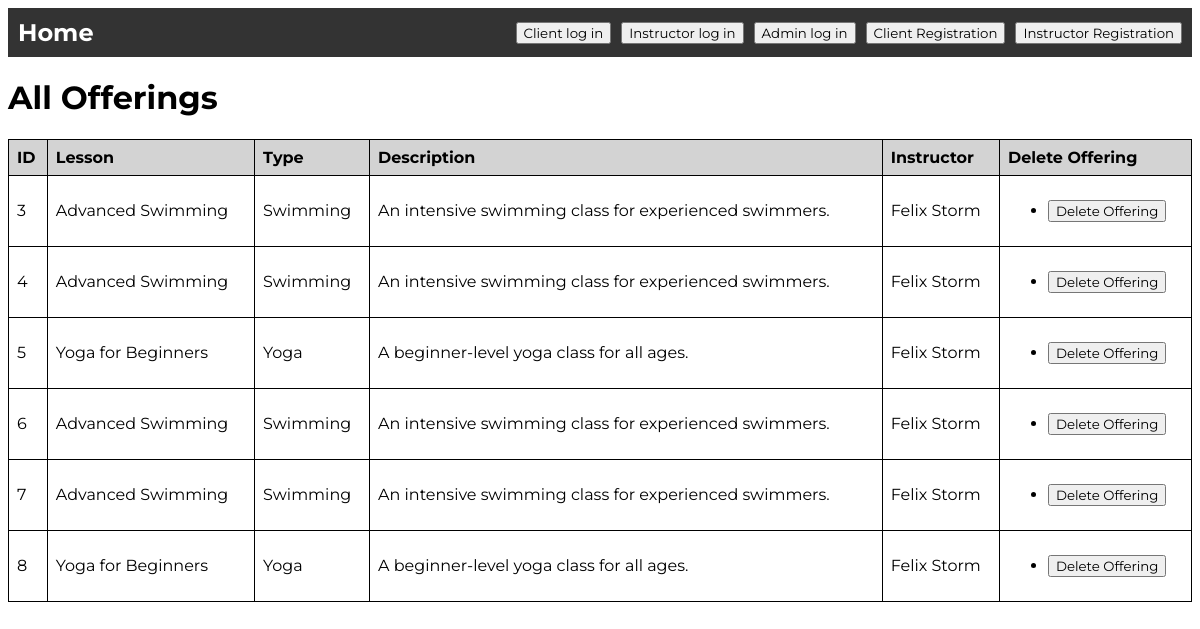
Page /admin_account on the committed database.
### models/models.py (models this page shows, shortened)
class Offering(db.Model):
    __tablename__ = 'offerings'
    offering_id = db.Column(db.Integer, primary_key=True, autoincrement=True)
    lesson_id = db.Column(
        db.Integer,
        db.ForeignKey('lessons.lesson_id', name='fk_lesson_id'),
        nullable=False
    )
    instructor_id = db.Column(
        db.Integer,
        db.ForeignKey('instructors.instructor_id', name='fk_instructor_id'),
        nullable=False
    )
    shedule_id = db.Column(
        db.Integer,
        db.ForeignKey('schedules.schedule_id', name='fk_schedule_id'),
        nullable=True
    )
    instructor = db.relationship('Instructor', backref=db.backref('offerings', lazy=True))
    schedule = db.relationship('Schedule', backref=db.backref('offerings', lazy=True))

class Lesson(db.Model):
    __tablename__ = 'lessons'
    lesson_id = db.Column(db.Integer, primary_key=True, autoincrement=True)
    name = db.Column(db.String(100), nullable=False, unique=True)
    lesson_type = db.Column(db.String(50), nullable=False)
    description = db.Column(db.String(255), nullable=False)
    capacity = db.Column(db.Integer, nullable=False)
    offerings = db.relationship('Offering', backref='lesson', lazy=True)
    lesson_time_slots = db.relationship('TimeSlot', back_populates='lesson', lazy=True)
    is_available = db.Column(db.Boolean, default=True)
    location_id = db.Column(db.Integer, db.ForeignKey('locations.location_id', name='fk_location_id'), nullable=True)
    location = db.relationship('Location', backref=db.backref('lessons', lazy=True))

class Instructor(db.Model):
    __tablename__ = 'instructors'
    instructor_id = db.Column(db.Integer, primary_key=True, autoincrement=True)
    name = db.Column(db.Text, nullable=False)
    age = db.Column(db.Integer, nullable=False)
    username = db.Column(db.String(128), unique=True, nullable=False)
    specialization = db.Column(db.String(128))
    phone = db.Column(db.String(128), nullable=False)
    password_hash = db.Column(db.String(128), nullable=False)

### main.py (the view)
@app.route('/admin_account')
def admin_account():
    offered_classes = Offering.query.options(joinedload(Offering.instructor)).all()
    return render_template('admin_account.html', offered_classes=offered_classes)

### templates/admin_account.html (shortened to what this page needs)
{% include 'header.html' %}
    <h1>All Offerings
    </h1>
    <table>
        <thead>
            <tr>
                <th>ID</th>
                <th>Lesson</th>
                <th>Type</th>
                <th>Description</th>
                <th>Instructor</th>
                <th>Delete Offering</th>
            </tr>
        </thead>
        <tbody>
            {% for offering in offered_classes %}
            <tr>
                <td>{{ offering.offering_id }}</td>
                <td>{{ offering.lesson.name }}</td>
                <td>{{ offering.lesson.lesson_type }}</td>
                <td>{{ offering.lesson.description }}</td>
                <td>{{ offering.instructor.name }}</td>
                <td>
                    <ul>
                            <li>
                                <form action="{{ url_for('delete_offering') }}" method="post" style="display:inline;">
                                    <button type="submit">Delete Offering</button>
                                </form>
                            </li>
                    </ul>
                </td>
            </tr>
            {% endfor %}
        </tbody>
    </table>
    </body>
</html>

### static/style.css (style rules this page uses)
* { font-family: "Montserrat", sans-serif; }
li, a, button { font-family: "Montserrat", sans-serif; }
li { margin-top: 10px; margin-bottom: 10px; }
table { width: 100%; border-collapse: collapse; }
th, td { border: 1px solid black; padding: 8px; text-align: left; }
th { background-color:lightgray; }

### rows in the picture
Offering: offering_id "3", lesson.name "Advanced Swimming", lesson.lesson_type "Swimming", lesson.description "An intensive swimming class for experienced swimmers.", instructor.name "Felix Storm"
Offering: offering_id "4", lesson.name "Advanced Swimming", lesson.lesson_type "Swimming", lesson.description "An intensive swimming class for experienced swimmers.", instructor.name "Felix Storm"
Offering: offering_id "5", lesson.name "Yoga for Beginners", lesson.lesson_type "Yoga", lesson.description "A beginner-level yoga class for all ages.", instructor.name "Felix Storm"
Offering: offering_id "6", lesson.name "Advanced Swimming", lesson.lesson_type "Swimming", lesson.description "An intensive swimming class for experienced swimmers.", instructor.name "Felix Storm"
Offering: offering_id "7", lesson.name "Advanced Swimming", lesson.lesson_type "Swimming", lesson.description "An intensive swimming class for experienced swimmers.", instructor.name "Felix Storm"
Offering: offering_id "8", lesson.name "Yoga for Beginners", lesson.lesson_type "Yoga", lesson.description "A beginner-level yoga class for all ages.", instructor.name "Felix Storm"
